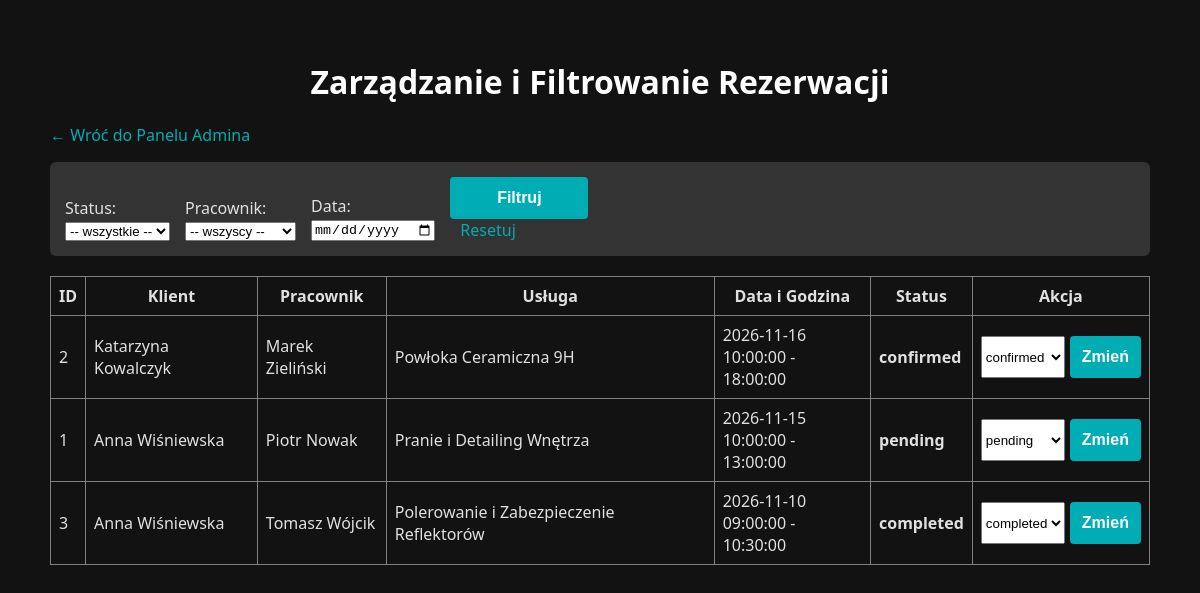
The app's page /admin_reservations.php (signed in), older data.
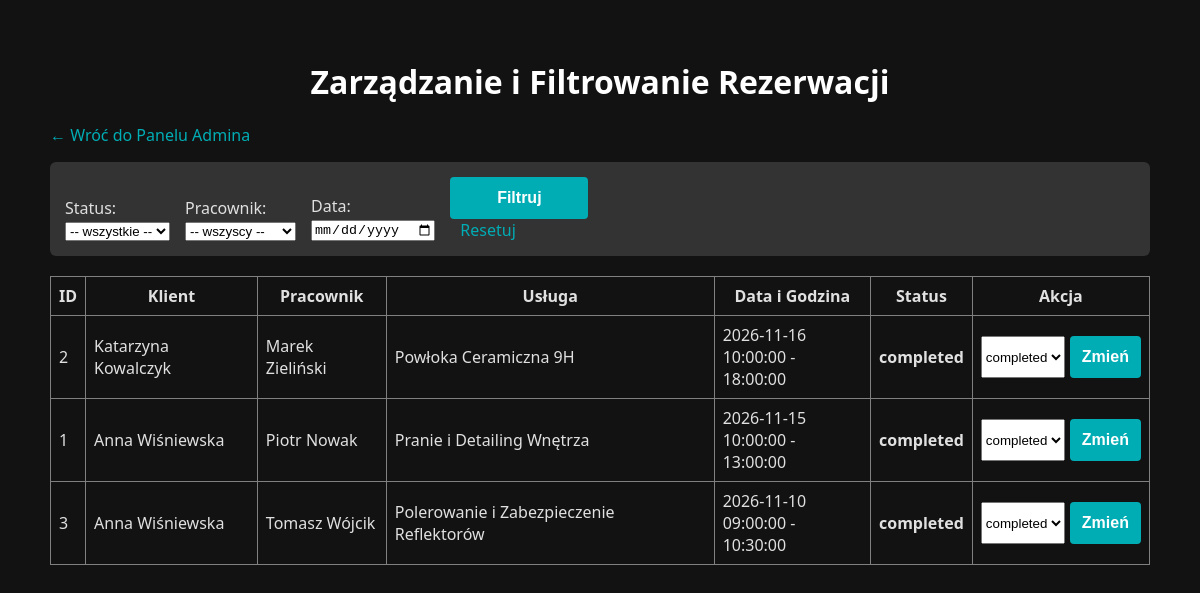
The same page, newer data.
### tables this page shows
CREATE TABLE reservations (
                              id INT AUTO_INCREMENT PRIMARY KEY,
                              user_id INT,
                              employee_id INT,
                              service_id INT,
                              reservation_date DATE NOT NULL,
                              start_time TIME NOT NULL,
                              end_time TIME NOT NULL,
                              status ENUM('pending', 'confirmed', 'completed', 'cancelled') DEFAULT 'pending',
                              comment TEXT,
                              created_at TIMESTAMP DEFAULT CURRENT_TIMESTAMP,
                              FOREIGN KEY (user_id) REFERENCES users(id) ON DELETE CASCADE,
                              FOREIGN KEY (employee_id) REFERENCES users(id) ON DELETE RESTRICT,
                              FOREIGN KEY (service_id) REFERENCES services(id) ON DELETE RESTRICT
);

CREATE TABLE users (
                       id INT AUTO_INCREMENT PRIMARY KEY,
                       name VARCHAR(50) NOT NULL,
                       surname VARCHAR(50) NOT NULL,
                       email VARCHAR(100) NOT NULL UNIQUE,
                       password VARCHAR(255) NOT NULL,
                       phone VARCHAR(20) NOT NULL,
                       role ENUM('client', 'employee', 'admin') DEFAULT 'client',
                       active TINYINT(1) DEFAULT 1,
                       created_at TIMESTAMP DEFAULT CURRENT_TIMESTAMP
);

CREATE TABLE services (
                          id INT AUTO_INCREMENT PRIMARY KEY,
                          category_id INT,
                          name VARCHAR(150) NOT NULL,
                          description TEXT,
                          duration INT NOT NULL,
                          price DECIMAL(10, 2) NOT NULL,
                          active TINYINT(1) DEFAULT 1,
                          FOREIGN KEY (category_id) REFERENCES service_categories(id) ON DELETE SET NULL
);

### public/admin_reservations.php (the view, shortened to what this page needs)
<?php
require_once __DIR__ . '/../config/db.php';
$filter_date = $_GET['date'] ?? '';
$sql = "SELECT r.*, u.name as client_name, u.surname as client_surname,
               e.name as emp_name, e.surname as emp_surname, s.name as service_name
        FROM reservations r
        JOIN users u ON r.user_id = u.id
        JOIN users e ON r.employee_id = e.id
        JOIN services s ON r.service_id = s.id
        WHERE 1=1";
$params = [];
$sql .= " ORDER BY r.reservation_date DESC, r.start_time DESC";
$stmt = $pdo->prepare($sql);
$stmt->execute($params);
$reservations = $stmt->fetchAll(PDO::FETCH_ASSOC);
?>
<!DOCTYPE html>
<html lang="pl">
<head>
    <link rel="stylesheet" href="../css/style.css">
</head>
<body style="padding: 20px; max-width: 1100px; margin: auto;">
    <h1>Zarządzanie i Filtrowanie Rezerwacji</h1>
    <p><a href="admin_panel.php">&larr; Wróć do Panelu Admina</a></p>
    <form method="GET" style="background: #333; padding: 15px; border-radius: 6px; margin-bottom: 20px; display: flex; gap: 15px; align-items: flex-end;">
        <div>
            <label>Status:<br>
                <select name="status">
                    <option value="">-- wszystkie --</option>
                </select>
            </label>
        </div>
        <div>
            <label>Pracownik:<br>
                <select name="employee_id">
                    <option value="">-- wszyscy --</option>
                </select>
            </label>
        </div>
        <div>
            <label>Data:<br>
                <input type="date" name="date" value="<?php echo htmlspecialchars($filter_date); ?>">
            </label>
        </div>
        <div>
            <button type="submit">Filtruj</button>
            <a href="admin_reservations.php" style="margin-left: 10px;">Resetuj</a>
        </div>
    </form>
    <table border="1" cellpadding="8" style="border-collapse: collapse; width: 100%;">
        <tr>
            <th>ID</th>
            <th>Klient</th>
            <th>Pracownik</th>
            <th>Usługa</th>
            <th>Data i Godzina</th>
            <th>Status</th>
            <th>Akcja</th>
        </tr>
        <?php if (empty($reservations)): ?>
            <tr><td colspan="7" style="text-align: center;">Brak rezerwacji spełniających kryteria.</td></tr>
        <?php else: ?>
            <?php foreach($reservations as $res): ?>
            <tr>
                <td><?php echo $res['id']; ?></td>
                <td><?php echo htmlspecialchars($res['client_name'] . ' ' . $res['client_surname']); ?></td>
                <td><?php echo htmlspecialchars($res['emp_name'] . ' ' . $res['emp_surname']); ?></td>
                <td><?php echo htmlspecialchars($res['service_name']); ?></td>
                <td><?php echo $res['reservation_date'] . '<br>' . $res['start_time'] . ' - ' . $res['end_time']; ?></td>
                <td><b><?php echo $res['status']; ?></b></td>
                <td>
                    <form method="POST" style="display: inline-flex; gap: 5px;">
                        <select name="status">
                            <option value="pending" <?php if($res['status']=='pending') echo 'selected'; ?>>pending</option>
                            <option value="confirmed" <?php if($res['status']=='confirmed') echo 'selected'; ?>>confirmed</option>
                            <option value="completed" <?php if($res['status']=='completed') echo 'selected'; ?>>completed</option>
                        </select>
                        <button type="submit" name="update_status">Zmień</button>
                    </form>
                </td>
            </tr>
            <?php endforeach; ?>
        <?php endif; ?>
    </table>
</body>
</html>

Row changes from the older to the newer data that the page shows:
changed reservations "Katarzyna Kowalczyk": status "confirmed" → "completed"
changed reservations "Piotr Nowak": status "pending" → "completed"
